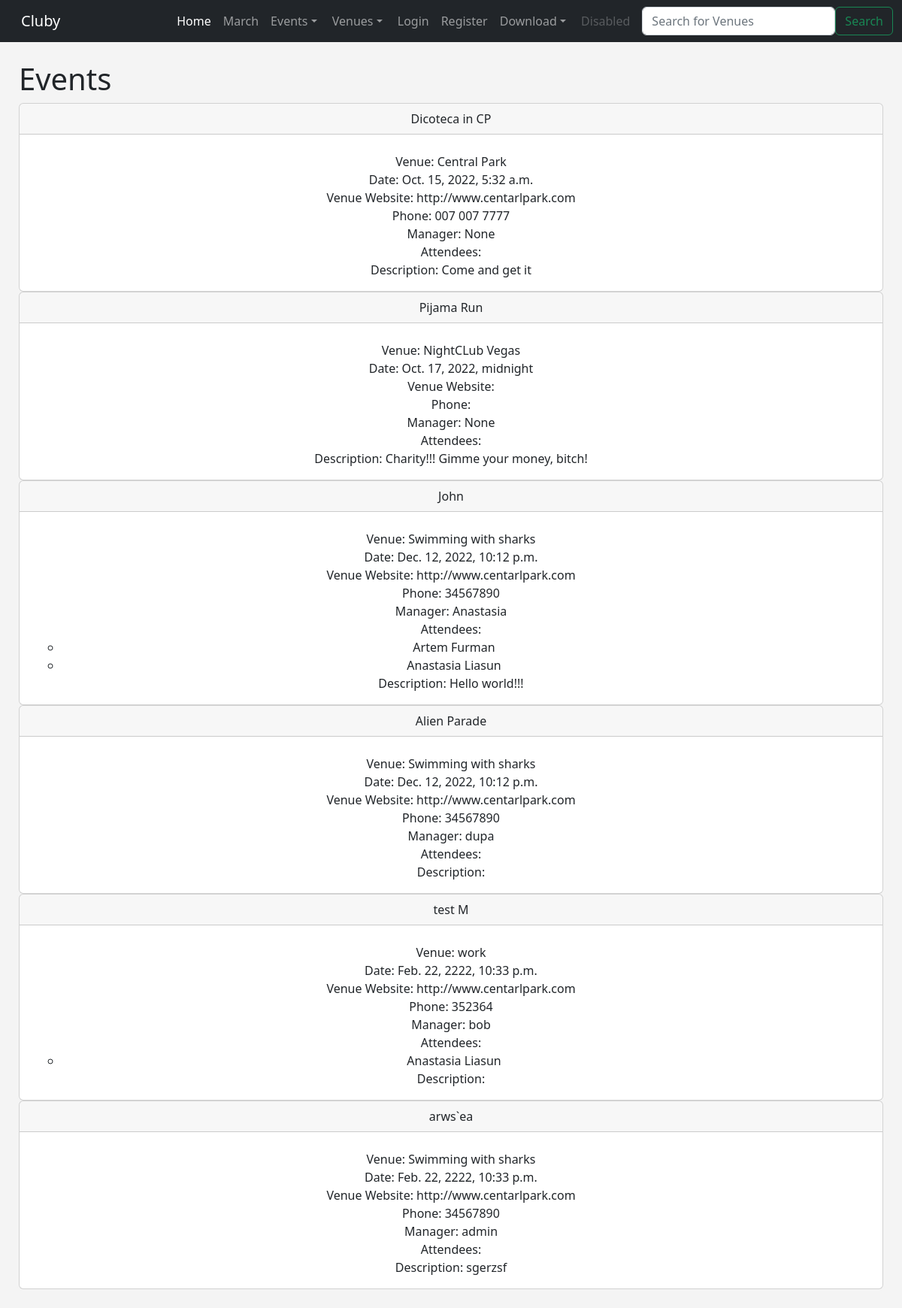
The app's page /events with its own data.
### events/models.py (models this page shows, shortened)
class Event(models.Model):
    name = models.CharField('Event Name', max_length=120)
    event_date = models.DateTimeField('Event Date')
    venue = models.ForeignKey(Venue, blank=True, null=True, on_delete=models.CASCADE)
    manager = models.ForeignKey(User, blank=True, null=True, on_delete=models.SET_NULL)
    description = models.TextField(blank=True)
    attendees = models.ManyToManyField(MyClubUser, blank=True)

class Venue(models.Model):
    name = models.CharField('Venue Name', max_length = 120)
    address = models.CharField(max_length = 300)
    zip_code = models.CharField('Zip Code', max_length = 15)
    phone = models.CharField('Contact Phone', max_length = 25, blank=True)
    web = models.URLField('Website Address', blank=True)
    email_address = models.EmailField('Email Address', blank=True)
    owner = models.IntegerField("Venue Owner", blank=False, default=1)
    def __str__(self):
        return self.name

class MyClubUser(models.Model):
    first_name =models.CharField('Event Name', max_length=30)
    last_name = models.CharField('Event Name', max_length=30)
    email = models.EmailField("User Email")
    def __str__(self):
        return self.first_name + " " + self.last_name

### events/views.py (the view)
# urls.py: path('events', views.all_events, name='list-events'),
def all_events(request):
    event_list = Event.objects.all().order_by('event_date')
    return render(request, 'events/event_list.html', {
        "event_list": event_list
    })

### events/templates/events/event_list.html (shortened to what this page needs)
{% extends 'events/base.html' %}
{% block content %}
    <h1>Events</h1>
    {% for event in event_list %}
        <div class="card text-center">
            <div class="card-header">
            {{ event.name }}
            </div>
            <div class="card-body">
                <ul class="no-bullets">
                    <li><h5 class="card-title"></h5>Venue: {{ event.venue }}</h5></li>
                    <li>Date: {{ event.event_date }}</li>
                    <li>Venue Website: {{ event.venue.web}}</li>
                    <li>Phone: {{ event.venue.phone}}</li>
                    <li>Manager: {{ event.manager }}</li>
                    <li> Attendees:
                        <ul>
                            {% for user in event.attendees.all %}
                            <li>{{ user }}</li>
                            {% endfor %}
                    </ul>
                </ul>
            <p class="card-text">Description: {{ event.description }}</p>
            </div>
        </div>
    {% endfor %}
{% endblock %}

### events/static/events/dupa.css (style rules this page uses)
.no-bullets { list-style-type: none; padding: 0; margin: 0; }

### events/templates/events/base.html (style rules this page uses)
body { background: #f4f4f4; }

### records on screen
Event: name "Dicoteca in CP", venue "Central Park", event_date "Oct. 15, 2022, 5:32 a.m.", venue.web "http://www.centarlpark.com", venue.phone "007 007 7777", manager "None", description "Come and get it"
Event: name "Pijama Run", venue "NightCLub Vegas", event_date "Oct. 17, 2022, midnight", manager "None", description "Charity!!! Gimme your money, bitch!"
Event: name "John", venue "Swimming with sharks", event_date "Dec. 12, 2022, 10:12 p.m.", venue.web "http://www.centarlpark.com", venue.phone "34567890", manager "Anastasia", description "Hello world!!!"
MyClubUser: first_name+last_name "Artem Furman"
MyClubUser: first_name+last_name "Anastasia Liasun"
Event: name "Alien Parade", venue "Swimming with sharks", event_date "Dec. 12, 2022, 10:12 p.m.", venue.web "http://www.centarlpark.com", venue.phone "34567890", manager "dupa"
Event: name "test M", venue "work", event_date "Feb. 22, 2222, 10:33 p.m.", venue.web "http://www.centarlpark.com", venue.phone "352364", manager "bob"
Event: name "arws`ea", venue "Swimming with sharks", event_date "Feb. 22, 2222, 10:33 p.m.", venue.web "http://www.centarlpark.com", venue.phone "34567890", manager "admin", description "sgerzsf"
